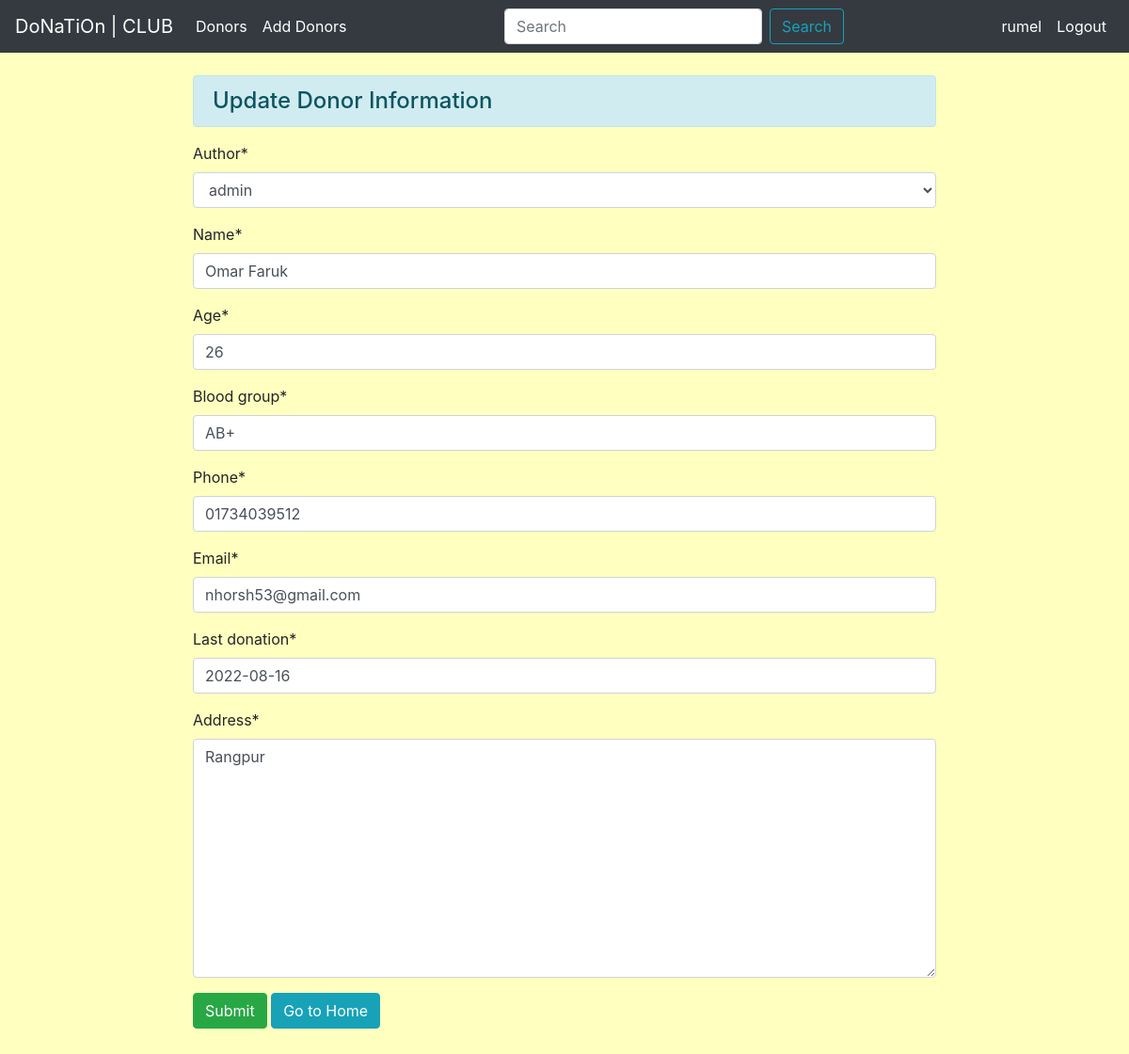
Page /update/4/ (signed in) on the committed database.
### Myapp/models.py (models this page shows, shortened)
class AddDonarModle(models.Model):
    author = models.ForeignKey(User, on_delete=models.CASCADE)
    name = models.CharField(max_length=20)
    age = models.IntegerField()
    blood_group = models.CharField(max_length=20)
    phone = models.CharField(max_length=20)
    email = models.EmailField()
    last_donation = models.DateField()
    address = models.TextField()

### Myapp/views.py (the view, shortened to what this page needs)
# urls.py: path('update/<int:id>/', views.DonorUpdate.as_view(), name='donor-update'),
class DonorUpdate(ListView):
    def get(self, request, id):
        up = AddDonarModle.objects.get(pk=id)
        fm = AddDonorModelForm(instance=up)
        return render(request, 'myapp/update_donor.html', {'fm':fm})

### Myapp/forms.py
class AddDonorModelForm(forms.ModelForm):
    class Meta:
        model = AddDonarModle
        fields = "__all__"

### Myapp/templates/myapp/update_donor.html (shortened to what this page needs)
{% extends 'myapp/base.html' %}
{% load crispy_forms_tags %}
{% block content %}
{% if request.user.is_authenticated %}
    <div class="row">
        <div class="col-sm-8 offset-2"><br>
            <h4 class="alert alert-info" >Update Donor Information</h4>
            <form action="" method="post">
                {{ fm|crispy }}
                <input type="submit" class="btn btn-success" value="Submit">
                <a href="{% url 'donor-list' %}" class="btn btn-info">Go to Home</a>
            </form><br><br>
        </div>
    </div>
{% else %}
<div class="container"><br>
    <h2>: (</h2>
    <h4>Sorry! You Must Be Logged In To View This Page...</h4><br>
    <h5>Please Click <a href="/login">Login</a> to View This page</h5>
</div>
{% endif %}
{% endblock content %}

### Myapp/templates/myapp/home.html (shortened to what this page needs)
<nav class="navbar navbar-expand-lg navbar-dark bg-dark">
    <a class="navbar-brand" href="{% url 'donor-list' %}">DoNaTiOn | CLUB</a>
    <div class="collapse navbar-collapse" id="navbarSupportedContent">
      <ul class="navbar-nav mr-auto">
        <li class="nav-item active">
          <a class="nav-link" href="{% url 'donor-list' %}">Donors <span class="sr-only">(current)</span></a>
        </li>
        {% if request.user.is_authenticated %}
        <li class="nav-item active">
          <a class="nav-link" href="{% url 'add-donor' %}">Add Donors</a>
        </li>
        {% endif %}
      </ul>
      <form class="form-inline my-2 my-lg-0" method="POST", action="{% url 'search-donor' %}">
        <input class="form-control mr-sm-2" type="search" placeholder="Search" aria-label="Search" name='searched'>
        <button class="btn btn-outline-info my-2 my-sm-0" type="submit">Search</button>
      </form>
      <div class="navbar-nav mr-right">
        {% if request.user.is_authenticated %}
        <li class="nav-item active">
          <a class="nav-link" href="#">{{ user.username }}</a>
        </li>
        <li class="nav-item active">
          <a class="nav-link" href="{% url 'logout' %}">Logout </a>
        </li>
        {% endif %}
      </div>
    </div>
  </nav>

### Myapp/templates/myapp/base.html (style rules this page uses)
body { background-color: rgba(255, 255, 128, .5); }

### rows in the picture
AddDonarModle: author "admin", name "Omar Faruk", age "26", blood_group "AB+", phone "01734039512", email "nhorsh53@gmail.com", last_donation "2022-08-16", address "Rangpur"

### other values in the picture
{{ user.username }} "rumel"
